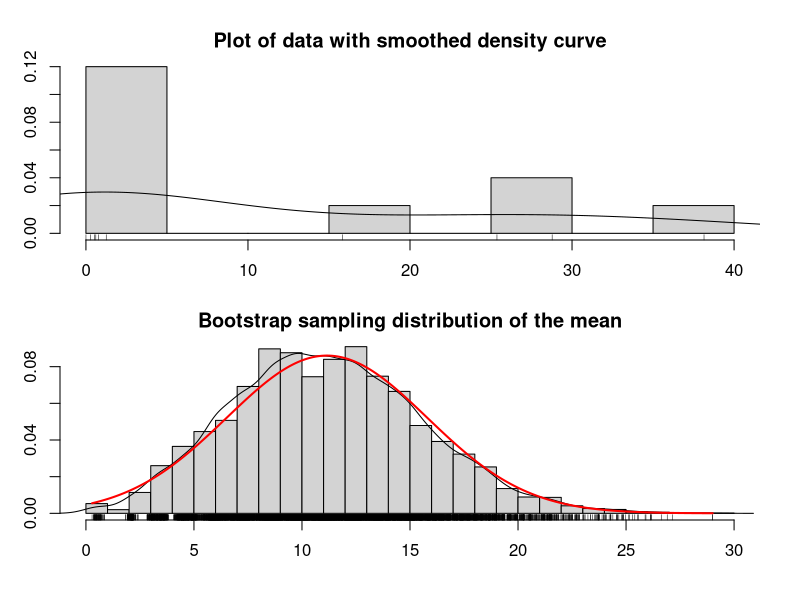
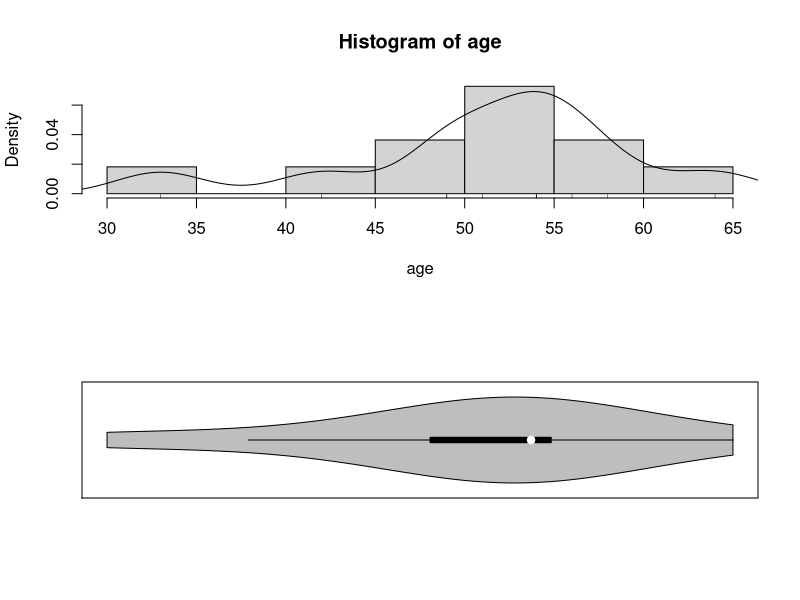
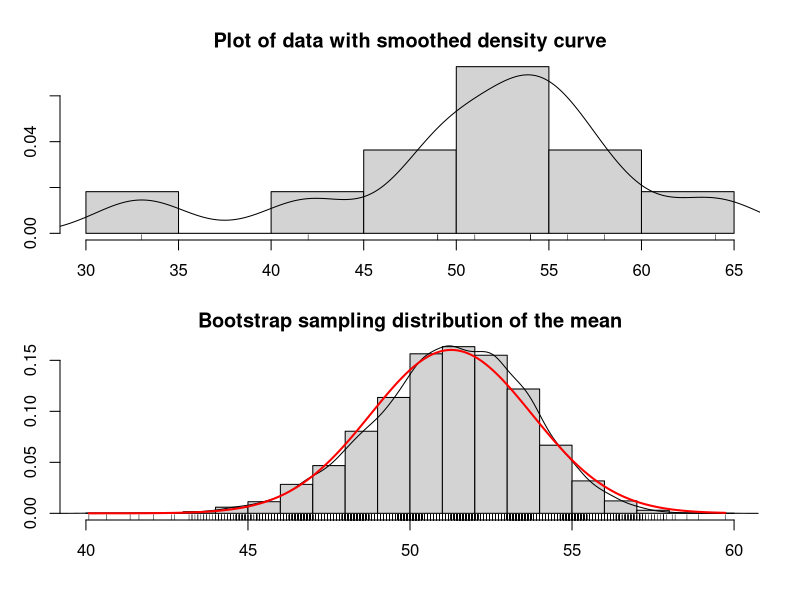
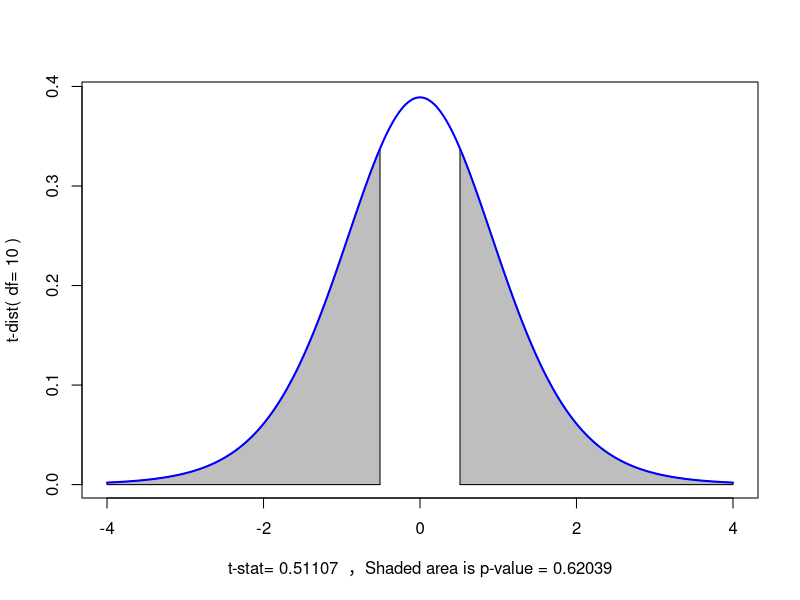
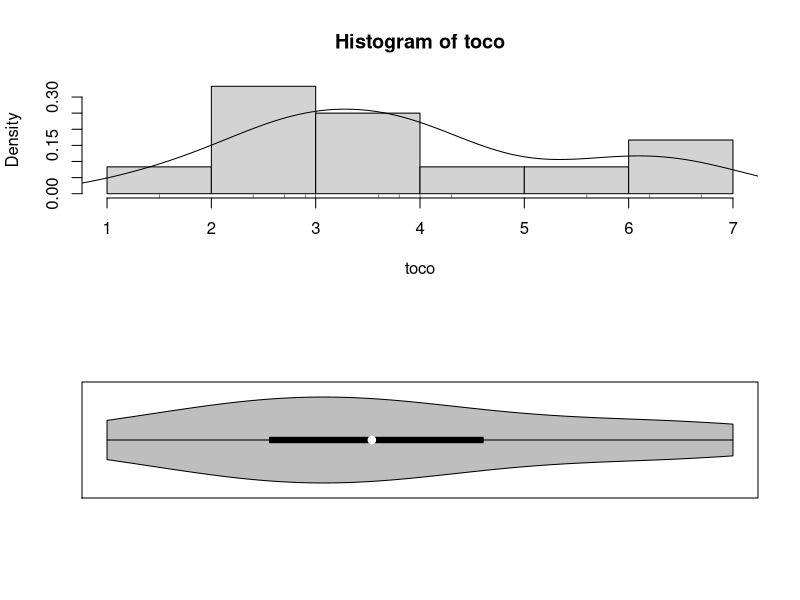
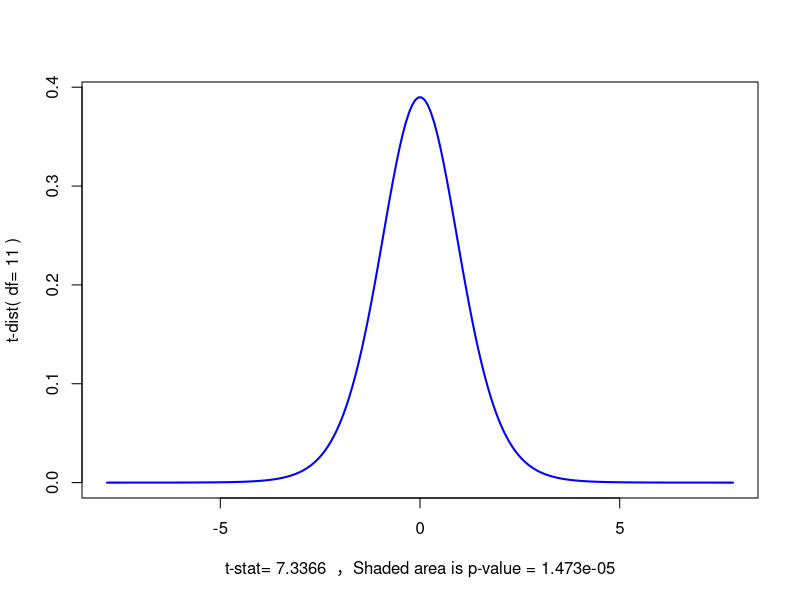
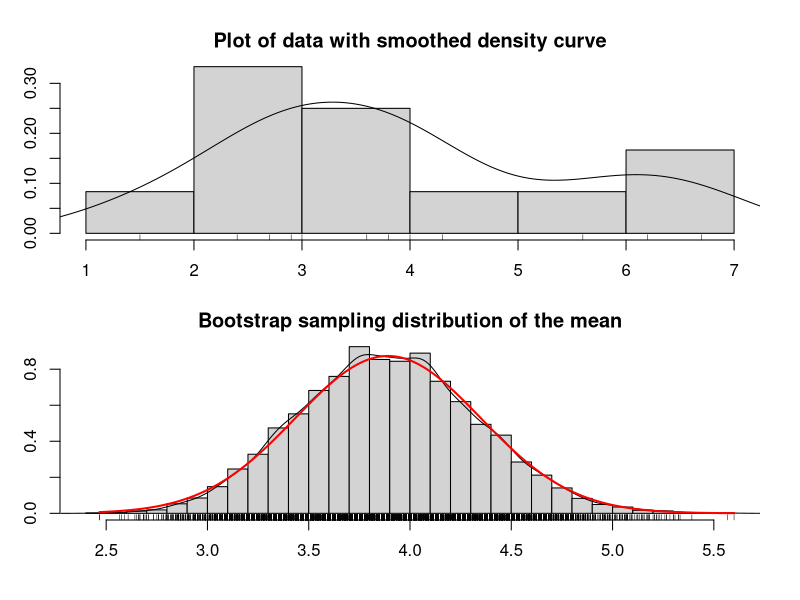

R code for these plots, in order:
bs.one.samp.dist <- function(dat, N = 1e4)
{
  n <-  length(dat);
  sam <- matrix(sample(dat,size = N * n, replace = TRUE), ncol=N);
  sam.mean <- colMeans(sam);
  
  old.par <- par(no.readonly =TRUE)
  par(mfrow=c(2,1), mar=c(3,2,2,1), oma=c(1,1,1,1))
  
  hist(dat,freq = FALSE, breaks = 6,
       main = "Plot of data with smoothed density curve")
  points(density(dat), type = "l")
  rug(dat)
  
  hist(sam.mean,freq = FALSE,breaks = 25, 
       main = "Bootstrap sampling distribution of the mean", 
       xlab = paste( "Data: n =", n, " , mean =", 
                     signif(mean(dat) , digits = 5), " , se =", 
                     signif(sd(dat)/sqrt(n)), digits = 5))
  points(density(sam.mean), type = "l")
  
  x <- seq(min(sam.mean), max(sam.mean), length = 1000)
  points(x, dnorm(x,mean = mean(dat),
                  sd = sd(dat)/sqrt(n)),
         type = "l",lwd = 2, col = "red")
  rug(sam.mean)
  par(old.par)
}
x <- rgamma(10,shape = .5, scale = 20)
bs.one.samp.dist(x)


age <-  c(54,42,51,54,49,56,33,58,54,64,49)
par(mfrow=c(2,1))
hist(age,
     freq = FALSE,
     breaks = 6)
points(density(age), type = "l")
rug(age)

library(vioplot)
vioplot(age,horizontal=TRUE, col="gray" )


stem(age,scale = 2)
qt(1-0.05/2,
   df=length(age)-1)
?t.test
t.summary<- t.test(age,mu = 50)
t.summary
summary(age)
bs.one.samp.dist(age)

t.dist.pval<- function(t.summary) {
  par(mfrow=c(1,1))
  lim.extreme <- max(4,abs(t.summary$statistic) + 0.5)
  lim.lower <- -lim.extreme;
  lim.upper <- lim.extreme;
  x.curve <- seq(lim.lower,
                 lim.upper,
                 length = 200)
  y.curve <- dt(x.curve,
                df = t.summary$parameter)
  plot(x.curve, y.curve, type = "n"
       , ylab =paste("t-dist( df=", signif(t.summary$parameter, 3), ")")
       , xlab =paste("t-stat=", signif(t.summary$statistic, 5)
                     , " ，Shaded area is p-value =", signif(t.summary$p.value, 5)))
  if ((t.summary$alternative == "less" )
      | (t.summary$alternative == "two.sided")) {
    x.pval.l <- seq(lim.lower,-abs(t.summary$statistic),length = 200)
    y.pval.l <- dt(x.pval.l, df = t.summary$parameter)
    polygon(c(lim.lower,x.pval.l, -abs(t.summary$statistic))
            , c(0,y.pval.l,0), col="gray" )
  }
  if ((t.summary$alternative == "greater")
      |(t.summary$alternative == "two.sided")) {
    x.pval.u <- seq(abs(t.summary$statistic), lim.upper, length = 200)
    y.pval.u <- dt(x.pval.u, df = t.summary$parameter)
    polygon(c(abs(t.summary$statistic), x.pval.u, lim.upper)
            , c(0, y.pval.u, 0), col="gray")
  }
  points(x.curve, y.curve, type = "l", lwd = 2, col = "blue")
}
t.dist.pval(t.summary)


names(t.summary)
t.summary$statistic
t.summary$parameter
t.summary$p.vaule
t.summary$conf.int
t.summary$estimate
t.summary$null.value
t.summary$alternative
t.summary$method
t.summary$data.name



toco <- c(5.6,2.7,6.2,2.9,1.5,4.0,4.3,3.0,3.6,2.4,6.7,3.8)
par(mfrow=c(2,1))
hist(toco, freq = FALSE, breaks = 6)
points(density(toco), type = "l")
rug(toco)

library(vioplot)
vioplot(toco, 
        horizontal=TRUE, 
        col="gray" )


stem(toco,scale = 2)
qt(1-0.05/2,df=length(toco) - 1)
t.summary<- t.test(toco,mu = 0.54)
t.summary
summary(toco)
t.dist.pval(t.summary)
bs.one.samp.dist(toco)
